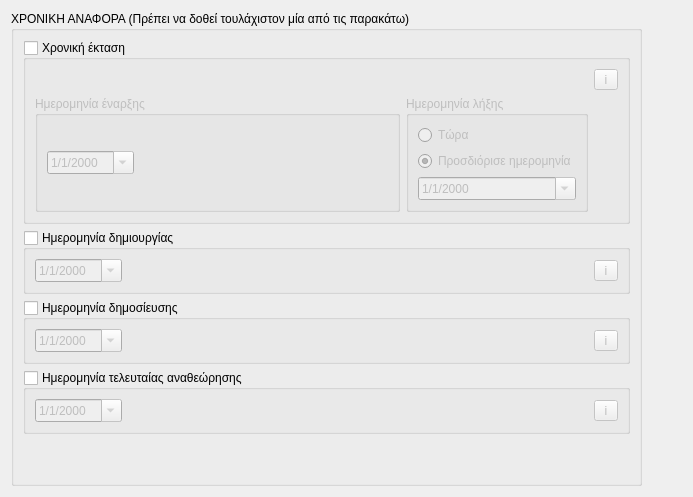
     <widget class="QWidget" name="tab_6">
      <attribute name="title">
       <string>Χρονική</string>
      </attribute>
      <layout class="QGridLayout" name="gridLayout_15">
       <item row="0" column="0">
        <widget class="QGroupBox" name="groupBox_6_1">
         <property name="title">
          <string>ΧΡΟΝΙΚΗ ΑΝΑΦΟΡΑ (Πρέπει να δοθεί τουλάχιστον μία από τις παρακάτω)</string>
         </property>
         <layout class="QGridLayout" name="gridLayout_52">
          <item row="2" column="0">
           <widget class="QGroupBox" name="groupBox_6_2">
            <property name="title">
             <string>Ημερομηνία δημιουργίας</string>
            </property>
            <property name="checkable">
             <bool>true</bool>
            </property>
            <property name="checked">
             <bool>false</bool>
            </property>
            <layout class="QGridLayout" name="gridLayout_17">
             <item row="0" column="0">
              <widget class="QDateEdit" name="dateEdit_6_1">
               <property name="displayFormat">
                <string>d/M/yyyy</string>
               </property>
               <property name="calendarPopup">
                <bool>true</bool>
               </property>
              </widget>
             </item>
             <item row="0" column="1">
              <spacer name="horizontalSpacer_9">
               <property name="orientation">
                <enum>Qt::Horizontal</enum>
               </property>
               <property name="sizeHint" stdset="0">
                <size>
                 <width>466</width>
                 <height>20</height>
                </size>
               </property>
              </spacer>
             </item>
             <item row="0" column="2">
              <widget class="QToolButton" name="toolButton_6_1">
               <property name="text">
                <string> i </string>
               </property>
               <property name="icon">
                <iconset resource=".qgis2/python/plugins/TATM_Metadata_editor/resources.qrc">
                 <normaloff>:/plugins/Metadata_editor/icons/info.png</normaloff>:/plugins/Metadata_editor/icons/info.png</iconset>
               </property>
              </widget>
             </item>
            </layout>
            <zorder>dateEdit_6_1</zorder>
            <zorder>horizontalSpacer_9</zorder>
            <zorder>toolButton_6_1</zorder>
           </widget>
          </item>
          <item row="3" column="0">
           <widget class="QGroupBox" name="groupBox_6_3">
            <property name="title">
             <string>Ημερομηνία δημοσίευσης</string>
            </property>
            <property name="checkable">
             <bool>true</bool>
            </property>
            <property name="checked">
             <bool>false</bool>
            </property>
            <layout class="QGridLayout" name="gridLayout_16">
             <item row="0" column="0">
              <widget class="QDateEdit" name="dateEdit_6_2">
               <property name="displayFormat">
                <string>d/M/yyyy</string>
               </property>
               <property name="calendarPopup">
                <bool>true</bool>
               </property>
              </widget>
             </item>
             <item row="0" column="1">
              <spacer name="horizontalSpacer_10">
               <property name="orientation">
                <enum>Qt::Horizontal</enum>
               </property>
               <property name="sizeHint" stdset="0">
                <size>
                 <width>466</width>
                 <height>20</height>
                </size>
               </property>
              </spacer>
             </item>
             <item row="0" column="2">
              <widget class="QToolButton" name="toolButton_6_2">
               <property name="text">
                <string> i </string>
               </property>
               <property name="icon">
                <iconset resource=".qgis2/python/plugins/TATM_Metadata_editor/resources.qrc">
                 <normaloff>:/plugins/Metadata_editor/icons/info.png</normaloff>:/plugins/Metadata_editor/icons/info.png</iconset>
               </property>
              </widget>
             </item>
            </layout>
            <zorder>dateEdit_6_2</zorder>
            <zorder>horizontalSpacer_10</zorder>
            <zorder>toolButton_6_2</zorder>
           </widget>
          </item>
          <item row="4" column="0">
           <widget class="QGroupBox" name="groupBox_6_4">
            <property name="title">
             <string>Ημερομηνία τελευταίας αναθεώρησης</string>
            </property>
            <property name="checkable">
             <bool>true</bool>
            </property>
            <property name="checked">
             <bool>false</bool>
            </property>
            <layout class="QGridLayout" name="gridLayout_18">
             <item row="0" column="0">
              <widget class="QDateEdit" name="dateEdit_6_3">
               <property name="displayFormat">
                <string>d/M/yyyy</string>
               </property>
               <property name="calendarPopup">
                <bool>true</bool>
               </property>
              </widget>
             </item>
             <item row="0" column="1">
              <spacer name="horizontalSpacer_11">
               <property name="orientation">
                <enum>Qt::Horizontal</enum>
               </property>
               <property name="sizeHint" stdset="0">
                <size>
                 <width>466</width>
                 <height>20</height>
                </size>
               </property>
              </spacer>
             </item>
             <item row="0" column="2">
              <widget class="QToolButton" name="toolButton_6_3">
               <property name="text">
                <string> i </string>
               </property>
               <property name="icon">
                <iconset resource=".qgis2/python/plugins/TATM_Metadata_editor/resources.qrc">
                 <normaloff>:/plugins/Metadata_editor/icons/info.png</normaloff>:/plugins/Metadata_editor/icons/info.png</iconset>
               </property>
              </widget>
             </item>
            </layout>
           </widget>
          </item>
          <item row="0" column="0">
           <widget class="QGroupBox" name="groupBox_6_5">
            <property name="title">
             <string>Χρονική έκταση</string>
            </property>
            <property name="checkable">
             <bool>true</bool>
            </property>
            <property name="checked">
             <bool>false</bool>
            </property>
            <layout class="QGridLayout" name="gridLayout_53">
             <item row="2" column="0">
              <widget class="QGroupBox" name="groupBox_6_6">
               <property name="title">
                <string>Ημερομηνία έναρξης</string>
               </property>
               <layout class="QGridLayout" name="gridLayout_54">
                <item row="0" column="1">
                 <spacer name="horizontalSpacer_14">
                  <property name="orientation">
                   <enum>Qt::Horizontal</enum>
                  </property>
                  <property name="sizeHint" stdset="0">
                   <size>
                    <width>219</width>
                    <height>20</height>
                   </size>
                  </property>
                 </spacer>
                </item>
                <item row="0" column="0">
                 <widget class="QDateEdit" name="dateEdit_6_4">
                  <property name="displayFormat">
                   <string>d/M/yyyy</string>
                  </property>
                  <property name="calendarPopup">
                   <bool>true</bool>
                  </property>
                 </widget>
                </item>
               </layout>
              </widget>
             </item>
             <item row="2" column="1">
              <widget class="QGroupBox" name="groupBox_6_7">
               <property name="title">
                <string>Ημερομηνία λήξης</string>
               </property>
               <layout class="QGridLayout" name="gridLayout_55">
                <item row="1" column="0">
                 <widget class="QRadioButton" name="radioButton">
                  <property name="text">
                   <string>Τώρα</string>
                  </property>
                 </widget>
                </item>
                <item row="3" column="0">
                 <widget class="QDateEdit" name="dateEdit_6">
                  <property name="displayFormat">
                   <string>d/M/yyyy</string>
                  </property>
                  <property name="calendarPopup">
                   <bool>true</bool>
                  </property>
                 </widget>
                </item>
                <item row="2" column="0">
                 <widget class="QRadioButton" name="radioButton_2">
                  <property name="text">
                   <string>Προσδιόρισε ημερομηνία</string>
                  </property>
                  <property name="checked">
                   <bool>true</bool>
                  </property>
                 </widget>
                </item>
               </layout>
              </widget>
             </item>
             <item row="0" column="3">
              <widget class="QToolButton" name="toolButton_6_4">
               <property name="text">
                <string> i </string>
               </property>
               <property name="icon">
                <iconset resource=".qgis2/python/plugins/TATM_Metadata_editor/resources.qrc">
                 <normaloff>:/plugins/Metadata_editor/icons/info.png</normaloff>:/plugins/Metadata_editor/icons/info.png</iconset>
               </property>
              </widget>
             </item>
            </layout>
           </widget>
          </item>
          <item row="5" column="0">
           <spacer name="verticalSpacer_6">
            <property name="orientation">
             <enum>Qt::Vertical</enum>
            </property>
            <property name="sizeHint" stdset="0">
             <size>
              <width>20</width>
              <height>40</height>
             </size>
            </property>
           </spacer>
          </item>
         </layout>
        </widget>
       </item>
       <item row="0" column="1">
        <spacer name="horizontalSpacer_24">
         <property name="orientation">
          <enum>Qt::Horizontal</enum>
         </property>
         <property name="sizeHint" stdset="0">
          <size>
           <width>40</width>
           <height>20</height>
          </size>
         </property>
        </spacer>
       </item>
      </layout>
     </widget>
